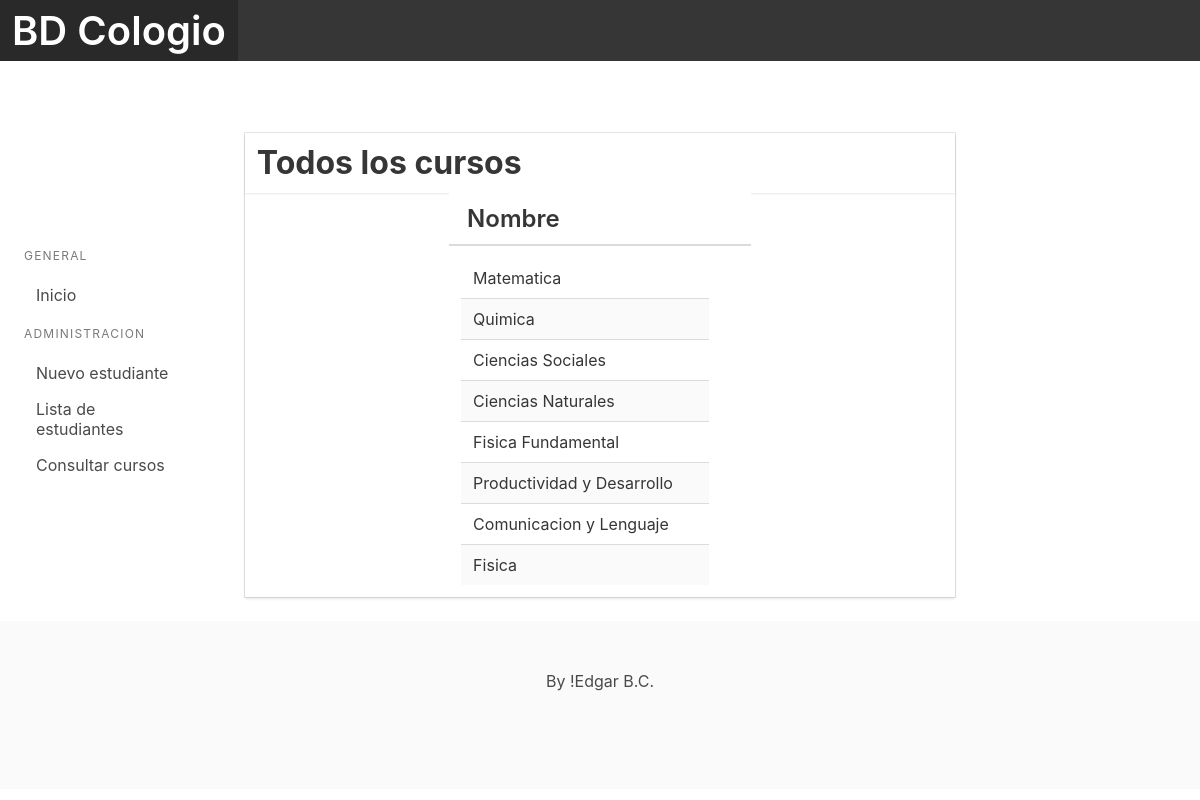
The page /subject/listMateria.php on the database its author committed.
### tables this page shows
CREATE TABLE `subject` (
  `id` int(11) NOT NULL AUTO_INCREMENT,
  `codigo` varchar(50) NOT NULL,
  `name` varchar(50) NOT NULL,
  `is_active` tinyint(4) NOT NULL,
  PRIMARY KEY (`id`),
  UNIQUE KEY `codigo` (`codigo`),
  UNIQUE KEY `name` (`name`)
);

### subject/listMateria.php (the view, shortened to what this page needs)
<?php
require_once('../templates/header.php');
require_once('../templates/navbar.php');
include('../src/database/connection.php');?>
<br><br><br>
<div class="columns">
    <div class="column is-flex is-vcentered">
        <div class="section">
            <?php include_once('../templates/menu.php') ?>
        </div>
    </div>
    <div class="column is-three-fifths">
        <div class="card">
            <header class="card-header">
                <p class="card-header-title title is-3">Todos los cursos</p>
            </header>
            <div class="card-cotent is-flex is-horizontal-center">
                <table class="table is-striped">
                    <thead >
                        <th class="title is-4">Nombre</th>
                        <th class="title is-5"></th>
                    </thead>
                    <tbody class="column">
                        <?php
                        $sql = 'select * from subject';
                        $result = $db_con->query($sql);
                        foreach ($result as $values) {
                            if ($values["is_active"] == 1) {
                                echo "<tr><td>"
                                    . $values["name"]
                                    . "</td><td>";
                            }
                        }
                        ?>
                      </tbody>
                </table>
            </div>
        </div>
    </div>
    <div class="column"></div>
</div>
<?php require_once('../templates/footer.php'); ?>

### templates/header.php (style rules this page uses)
.is-horizontal-center { justify-content: center; }
.is-vcentered { -webkit-box-align: center; -ms-flex-align: center; align-items: center; }

### rows shown on the page
subject: name "Matematica"
subject: name "Quimica"
subject: name "Ciencias Sociales"
subject: name "Ciencias Naturales"
subject: name "Fisica Fundamental"
subject: name "Productividad y Desarrollo"
subject: name "Comunicacion y Lenguaje"
subject: name "Fisica"
